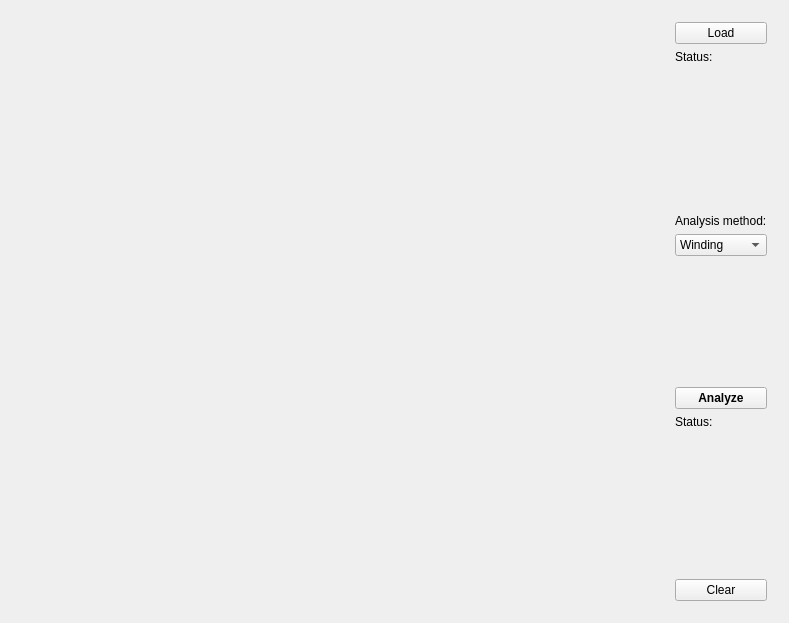
<?xml version="1.0" encoding="UTF-8"?>
<ui version="4.0">
 <class>Widget</class>
 <widget class="QWidget" name="Widget">
  <property name="geometry">
   <rect>
    <x>0</x>
    <y>0</y>
    <width>789</width>
    <height>623</height>
   </rect>
  </property>
  <property name="sizePolicy">
   <sizepolicy hsizetype="Preferred" vsizetype="Preferred">
    <horstretch>1</horstretch>
    <verstretch>1</verstretch>
   </sizepolicy>
  </property>
  <property name="windowTitle">
   <string>Point in Polygon</string>
  </property>
  <layout class="QHBoxLayout" name="horizontalLayout">
   <item>
    <widget class="draw" name="Canvas" native="true">
     <property name="sizePolicy">
      <sizepolicy hsizetype="Preferred" vsizetype="Preferred">
       <horstretch>1</horstretch>
       <verstretch>1</verstretch>
      </sizepolicy>
     </property>
    </widget>
   </item>
   <item>
    <widget class="QWidget" name="widget_2" native="true">
     <property name="sizePolicy">
      <sizepolicy hsizetype="Preferred" vsizetype="Preferred">
       <horstretch>0</horstretch>
       <verstretch>1</verstretch>
      </sizepolicy>
     </property>
     <layout class="QVBoxLayout" name="verticalLayout">
      <item>
       <widget class="QPushButton" name="pushButton">
        <property name="text">
         <string>Load</string>
        </property>
       </widget>
      </item>
      <item>
       <widget class="QLabel" name="label_4">
        <property name="text">
         <string>Status: </string>
        </property>
       </widget>
      </item>
      <item>
       <widget class="QLabel" name="status_label">
        <property name="text">
         <string/>
        </property>
       </widget>
      </item>
      <item>
       <spacer name="verticalSpacer_3">
        <property name="orientation">
         <enum>Qt::Vertical</enum>
        </property>
        <property name="sizeHint" stdset="0">
         <size>
          <width>20</width>
          <height>40</height>
         </size>
        </property>
       </spacer>
      </item>
      <item>
       <widget class="QLabel" name="label_3">
        <property name="text">
         <string>Analysis method:</string>
        </property>
       </widget>
      </item>
      <item>
       <widget class="QComboBox" name="comboBox">
        <item>
         <property name="text">
          <string>Winding</string>
         </property>
        </item>
        <item>
         <property name="text">
          <string>Ray</string>
         </property>
        </item>
       </widget>
      </item>
      <item>
       <spacer name="verticalSpacer">
        <property name="orientation">
         <enum>Qt::Vertical</enum>
        </property>
        <property name="sizeHint" stdset="0">
         <size>
          <width>20</width>
          <height>40</height>
         </size>
        </property>
       </spacer>
      </item>
      <item>
       <widget class="QPushButton" name="pushButton_3">
        <property name="font">
         <font>
          <weight>75</weight>
          <bold>true</bold>
         </font>
        </property>
        <property name="text">
         <string>Analyze</string>
        </property>
       </widget>
      </item>
      <item>
       <widget class="QLabel" name="label">
        <property name="text">
         <string>Status:</string>
        </property>
       </widget>
      </item>
      <item>
       <widget class="QLabel" name="analyze_label">
        <property name="text">
         <string/>
        </property>
       </widget>
      </item>
      <item>
       <spacer name="verticalSpacer_2">
        <property name="orientation">
         <enum>Qt::Vertical</enum>
        </property>
        <property name="sizeHint" stdset="0">
         <size>
          <width>20</width>
          <height>40</height>
         </size>
        </property>
       </spacer>
      </item>
      <item>
       <widget class="QPushButton" name="pushButton_2">
        <property name="text">
         <string>Clear</string>
        </property>
       </widget>
      </item>
     </layout>
    </widget>
   </item>
  </layout>
 </widget>
 <layoutdefault spacing="6" margin="11"/>
 <customwidgets>
  <customwidget>
   <class>draw</class>
   <extends>QWidget</extends>
   <header location="global">draw.h</header>
   <container>1</container>
  </customwidget>
 </customwidgets>
 <resources/>
 <connections/>
</ui>
